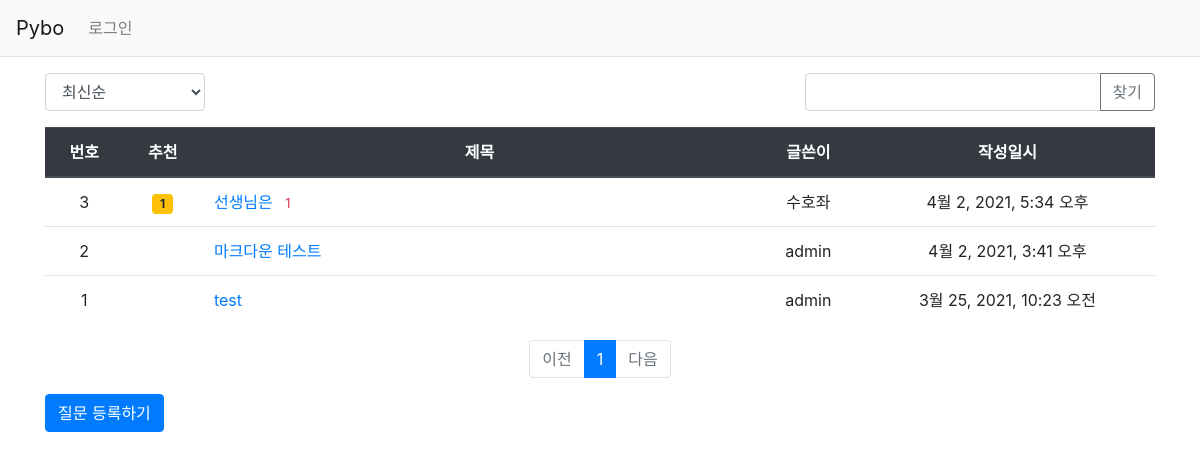
Screenshot of /pybo/ with the database file from the repository.
### pybo/models.py (models this page shows, shortened)
class Question(models.Model):
    author = models.ForeignKey(User, on_delete=models.CASCADE, related_name='author_question')
    subject = models.CharField(max_length=200)
    content = models.TextField()
    create_date = models.DateTimeField()
    modify_date = models.DateTimeField(null=True, blank=True)
    voter = models.ManyToManyField(User, related_name='voter_question')

### pybo/views/base_views.py (the view, shortened to what this page needs)
# urls.py: path('', base_views.index, name='index'),  # '/' 에 해당되는 path
def index(request):
    page = request.GET.get('page', '1')  # 페이지
    kw = request.GET.get('kw', '')  # 검색어
    so = request.GET.get('so', 'recent')  # 정렬기준
    if so == 'recommend':
        question_list = Question.objects.annotate(num_voter=Count('voter')).order_by('-num_voter', '-create_date')
    elif so == 'popular':
        question_list = Question.objects.annotate(num_answer=Count('answer')).order_by('-num_answer', '-create_date')
    else:  # recent
        question_list = Question.objects.order_by('-create_date')
    paginator = Paginator(question_list, 10)  # 페이지당 10개씩 보여주기
    page_obj = paginator.get_page(page)
    context = {'question_list': page_obj, 'page': page, 'kw': kw, 'so': so}  # <------ so 추가
    return render(request, 'pybo/question_list.html', context)

### pybo/templatetags/pybo_filter.py (called while the page is built)
@register.filter
def sub(value, arg):
    return value - arg

### templates/pybo/question_list.html (shortened to what this page needs)
{% extends 'base.html' %}
{% load pybo_filter %}
{% block content %}
<div class="container my-3">
    <div class="row justify-content-between my-3">
        <div class="col-2">
            <select class="form-control so">
                <option value="recent" {% if so == 'recent' %}selected{% endif %}>최신순</option>
            </select>
        </div>
        <div class="col-4 input-group">
            <input type="text" class="form-control kw" value="{{ kw|default_if_none:'' }}">
            <div class="input-group-append">
                <button class="btn btn-outline-secondary" type="button" id="btn_search">찾기</button>
            </div>
        </div>
    </div>
    <table class="table">
        <thead>
        <tr class="text-center thead-dark">
            <th>번호</th>
            <th>추천</th>
            <th style="width:50%">제목</th>
            <th>글쓴이</th>
            <th>작성일시</th>
        </tr>
        </thead>
        <tbody>
        {% if question_list %}
        {% for question in question_list %}
        <tr class="text-center">
            <td>
                {{ question_list.paginator.count|sub:question_list.start_index|sub:forloop.counter0|add:1 }}
            </td>
            <td>
                {% if question.voter.all.count > 0 %}
                <span class="badge badge-warning px-2 py-1">{{ question.voter.all.count }}</span>
                {% endif %}
            </td>
            <td class="text-left">
                <a href="{% url 'pybo:detail' question.id %}">{{ question.subject }}</a>
                {% if question.answer_set.count > 0 %}
                <span class="text-danger small ml-2">{{ question.answer_set.count }}</span>
                {% endif %}
            </td>
            <td>{{ question.author.username }}</td>
            <td>{{ question.create_date }}</td>
        </tr>
        {% endfor %}
        {% else %}
        <tr>
            <td colspan="3">질문이 없습니다.</td>
        </tr>
        {% endif %}
        </tbody>
    </table>
    <ul class="pagination justify-content-center">
        {% if question_list.has_previous %}
        <li class="page-item">
            <a class="page-link" data-page="{{ question_list.previous_page_number }}" href="#">이전</a>
        </li>
        {% else %}
        <li class="page-item disabled">
            <a class="page-link" tabindex="-1" aria-disabled="true" href="#">이전</a>
        </li>
        {% endif %}
        {% for page_number in question_list.paginator.page_range %}
        {% if page_number >= question_list.number|add:-5 and page_number <= question_list.number|add:5 %}
            {% if page_number == question_list.number %}
            <li class="page-item active" aria-current="page">
                <a class="page-link" data-page="{{ page_number }}" href="#">{{ page_number }}</a>
            </li>
            {% else %}
            <li class="page-item">
                <a class="page-link" data-page="{{ page_number }}" href="#">{{ page_number }}</a>
            </li>
            {% endif %}
        {% endif %}
        {% endfor %}
        {% if question_list.has_next %}
        <li class="page-item">
            <a class="page-link" data-page="{{ question_list.next_page_number }}" href="#">다음</a>
        </li>
        {% else %}
        <li class="page-item disabled">
            <a class="page-link" tabindex="-1" aria-disabled="true" href="#">다음</a>
        </li>
        {% endif %}
    </ul>
    <a href="{% url 'pybo:question_create' %}" class="btn btn-primary">질문 등록하기</a>
</div>
{% endblock %}

### rows the page displays
Question: paginator.count|sub "3", voter.all.count "1", subject "선생님은", answer_set.count "1", author.username "수호좌", create_date "4월 2, 2021, 5:34 오후"
Question: paginator.count|sub "2", subject "마크다운 테스트", author.username "admin", create_date "4월 2, 2021, 3:41 오후"
Question: paginator.count|sub "1", subject "test", author.username "admin", create_date "3월 25, 2021, 10:23 오전"

### other values shown
{{ page_number }} "1"
